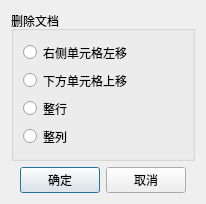
<?xml version="1.0" encoding="UTF-8"?>
<ui version="4.0">
 <class>RemoveChildDlg</class>
 <widget class="QDialog" name="RemoveChildDlg">
  <property name="geometry">
   <rect>
    <x>0</x>
    <y>0</y>
    <width>192</width>
    <height>192</height>
   </rect>
  </property>
  <property name="windowTitle">
   <string>RemoveChildDlg</string>
  </property>
  <layout class="QVBoxLayout" name="verticalLayout_2">
   <item>
    <widget class="QGroupBox" name="groupBox">
     <property name="title">
      <string>删除文档</string>
     </property>
     <layout class="QVBoxLayout" name="verticalLayout">
      <property name="spacing">
       <number>3</number>
      </property>
      <item>
       <widget class="QRadioButton" name="move_left_radio">
        <property name="minimumSize">
         <size>
          <width>0</width>
          <height>25</height>
         </size>
        </property>
        <property name="maximumSize">
         <size>
          <width>16777215</width>
          <height>25</height>
         </size>
        </property>
        <property name="cursor">
         <cursorShape>PointingHandCursor</cursorShape>
        </property>
        <property name="focusPolicy">
         <enum>Qt::StrongFocus</enum>
        </property>
        <property name="text">
         <string>右侧单元格左移</string>
        </property>
       </widget>
      </item>
      <item>
       <widget class="QRadioButton" name="move_up_radio">
        <property name="minimumSize">
         <size>
          <width>0</width>
          <height>25</height>
         </size>
        </property>
        <property name="maximumSize">
         <size>
          <width>16777215</width>
          <height>25</height>
         </size>
        </property>
        <property name="cursor">
         <cursorShape>PointingHandCursor</cursorShape>
        </property>
        <property name="focusPolicy">
         <enum>Qt::StrongFocus</enum>
        </property>
        <property name="text">
         <string>下方单元格上移</string>
        </property>
       </widget>
      </item>
      <item>
       <widget class="QRadioButton" name="remove_row_radio">
        <property name="minimumSize">
         <size>
          <width>0</width>
          <height>25</height>
         </size>
        </property>
        <property name="maximumSize">
         <size>
          <width>16777215</width>
          <height>25</height>
         </size>
        </property>
        <property name="cursor">
         <cursorShape>PointingHandCursor</cursorShape>
        </property>
        <property name="focusPolicy">
         <enum>Qt::StrongFocus</enum>
        </property>
        <property name="text">
         <string>整行</string>
        </property>
       </widget>
      </item>
      <item>
       <widget class="QRadioButton" name="remove_column_radio">
        <property name="minimumSize">
         <size>
          <width>0</width>
          <height>25</height>
         </size>
        </property>
        <property name="maximumSize">
         <size>
          <width>16777215</width>
          <height>25</height>
         </size>
        </property>
        <property name="cursor">
         <cursorShape>PointingHandCursor</cursorShape>
        </property>
        <property name="focusPolicy">
         <enum>Qt::StrongFocus</enum>
        </property>
        <property name="text">
         <string>整列</string>
        </property>
       </widget>
      </item>
     </layout>
    </widget>
   </item>
   <item>
    <widget class="QWidget" name="widget" native="true">
     <layout class="QHBoxLayout" name="horizontalLayout">
      <property name="topMargin">
       <number>0</number>
      </property>
      <property name="bottomMargin">
       <number>0</number>
      </property>
      <item>
       <widget class="QPushButton" name="ok_btn">
        <property name="cursor">
         <cursorShape>PointingHandCursor</cursorShape>
        </property>
        <property name="text">
         <string>确定</string>
        </property>
       </widget>
      </item>
      <item>
       <widget class="QPushButton" name="cancel_btn">
        <property name="cursor">
         <cursorShape>PointingHandCursor</cursorShape>
        </property>
        <property name="text">
         <string>取消</string>
        </property>
       </widget>
      </item>
     </layout>
    </widget>
   </item>
  </layout>
 </widget>
 <resources/>
 <connections/>
</ui>
